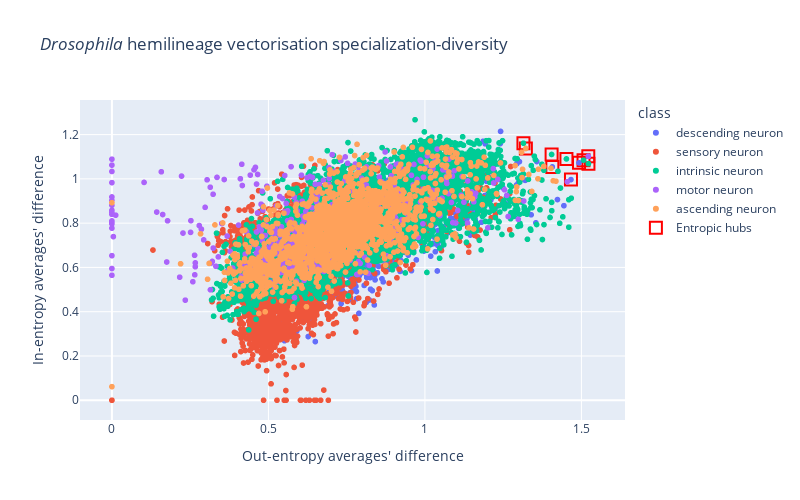

The code cell stored with this chart in its notebook:
### Code cell
# to_plot = meta_df.copy(True).reset_index()
# to_plot = to_plot.join(all_hemi_entropies, on='bodyId')

cellclass_string= 'class'
toplot_class_filtered_df[cellclass_string] = toplot_class_filtered_df[cellclass_string].astype(str)


# ud = 'ds'

fig = px.scatter(toplot_class_filtered_df, x=f"out_diff_ds", y=f"in_diff_us", color=cellclass_string, 
                 hover_data=['bodyId'], labels={f'out_diff_ds':"Out-entropy averages' difference", f'in_diff_us':"In-entropy averages' difference"},
                 title=f'<i>Drosophila</i> hemilineage vectorisation specialization-diversity')

# cellclass_entropy_hubs = ent_diff_hubs(all_entropies=all_hemi_entropies, \
#                                        ud=ud,trunc=10).index.values

# ent_hub_df = to_plot[to_plot.bodyId.isin(cellclass_entropy_hubs)].copy(True)

fig.add_trace(go.Scatter(
    x = ent_hub_df[f'out_diff_ds'],
    y = ent_hub_df[f'in_diff_us'],
    mode='markers',
    marker=dict(
        size=12,
        color='red',
        line=dict(width=2, color='red'),
        symbol= 'square-open' #117
    ),
    # fillcolor='red',
    hovertext=ent_hub_df.bodyId,
    name='Entropic hubs'

))

# L = 10126
# R = 10118

# ids_to_inspect = [26720, 22412, 14007, 16082, 15993]
# cellclass_entropy_toinspect = all_hemi_entropies.loc[ids_to_inspect]

# ent_inspect_df = to_plot[to_plot.bodyId.isin(ids_to_inspect)].copy(True)

# fig.add_trace(go.Scatter(
#     x = ent_inspect_df[f'out_diff_{ud}'],
#     y = ent_inspect_df[f'in_diff_{ud}'],
#     mode='markers',
#     marker=dict(
#         size=12,
#         color='white',
#         line=dict(width=2, color='red'),
#         symbol= '0' #117
#     ),
#     # fillcolor='red',
#     hovertext=ent_inspect_df.bodyId,
#     name='Ids to inspect'

# ))

fig.update_layout()




full_fig = fig.full_figure_for_development(warn=False)
xrange = full_fig.layout.xaxis.range
yrange = full_fig.layout.yaxis.range
fig.update_layout(xaxis_range=xrange, yaxis_range=yrange,
                      autosize=False,
                      width=800,
                      height=500,)


fig.show()

if save_things:
    fig.write_html(f"../figures/distributions_vis/drosophila_hemi_sd_distributions.html")

### Figure 1 — Plotly figure (JSON) as saved in the notebook; plotly's stock layout.template omitted (floating-point values rounded to 4 significant figures; data arrays with more than 128 entries replaced by an {"elided": "..."} marker saying what was removed)
{"data": [{"customdata": {"elided": "1322x1 int values"}, "hovertemplate": "class=descending neuron<br>Out-entropy averages' difference=%{x}<br>In-entropy averages' difference=%{y}<br>bodyId=%{customdata[0]}<extra></extra>", "legendgroup": "descending neuron", "marker": {"color": "#636efa", "symbol": "circle"}, "mode": "markers", "name": "descending neuron", "showlegend": true, "type": "scattergl", "x": {"elided": "1322 float values"}, "xaxis": "x", "y": {"elided": "1322 float values"}, "yaxis": "y"}, {"customdata": {"elided": "5738x1 int values"}, "hovertemplate": "class=sensory neuron<br>Out-entropy averages' difference=%{x}<br>In-entropy averages' difference=%{y}<br>bodyId=%{customdata[0]}<extra></extra>", "legendgroup": "sensory neuron", "marker": {"color": "#EF553B", "symbol": "circle"}, "mode": "markers", "name": "sensory neuron", "showlegend": true, "type": "scattergl", "x": {"elided": "5738 float values"}, "xaxis": "x", "y": {"elided": "5738 float values"}, "yaxis": "y"}, {"customdata": {"elided": "12887x1 int values"}, "hovertemplate": "class=intrinsic neuron<br>Out-entropy averages' difference=%{x}<br>In-entropy averages' difference=%{y}<br>bodyId=%{customdata[0]}<extra></extra>", "legendgroup": "intrinsic neuron", "marker": {"color": "#00cc96", "symbol": "circle"}, "mode": "markers", "name": "intrinsic neuron", "showlegend": true, "type": "scattergl", "x": {"elided": "12887 float values"}, "xaxis": "x", "y": {"elided": "12887 float values"}, "yaxis": "y"}, {"customdata": {"elided": "705x1 int values"}, "hovertemplate": "class=motor neuron<br>Out-entropy averages' difference=%{x}<br>In-entropy averages' difference=%{y}<br>bodyId=%{customdata[0]}<extra></extra>", "legendgroup": "motor neuron", "marker": {"color": "#ab63fa", "symbol": "circle"}, "mode": "markers", "name": "motor neuron", "showlegend": true, "type": "scattergl", "x": {"elided": "705 float values"}, "xaxis": "x", "y": {"elided": "705 float values"}, "yaxis": "y"}, {"customdata": {"elided": "1861x1 int values"}, "hovertemplate": "class=ascending neuron<br>Out-entropy averages' difference=%{x}<br>In-entropy averages' difference=%{y}<br>bodyId=%{customdata[0]}<extra></extra>", "legendgroup": "ascending neuron", "marker": {"color": "#FFA15A", "symbol": "circle"}, "mode": "markers", "name": "ascending neuron", "showlegend": true, "type": "scattergl", "x": {"elided": "1861 float values"}, "xaxis": "x", "y": {"elided": "1861 float values"}, "yaxis": "y"}, {"hovertext": [12540.0, 13300.0, 13360.0, 14610.0, 14750.0, 17360.0, 22640.0, 27770.0, 30420.0, 176800.0], "marker": {"color": "red", "line": {"color": "red", "width": 2}, "size": 12, "symbol": "square-open"}, "mode": "markers", "name": "Entropic hubs", "type": "scatter", "x": [1.323, 1.522, 1.492, 1.452, 1.507, 1.315, 1.522, 1.407, 1.405, 1.467], "y": [1.137, 1.102, 1.072, 1.09, 1.084, 1.161, 1.069, 1.054, 1.11, 0.9968]}], "layout": {"autosize": false, "height": 500, "legend": {"title": {"text": "class"}, "tracegroupgap": 0}, "title": {"text": "<i>Drosophila</i> hemilineage vectorisation specialization-diversity"}, "width": 800, "xaxis": {"anchor": "y", "domain": [0, 1], "range": [-0.1019, 1.639], "title": {"text": "Out-entropy averages' difference"}}, "yaxis": {"anchor": "x", "domain": [0, 1], "range": [-0.08921, 1.356], "title": {"text": "In-entropy averages' difference"}}}}
